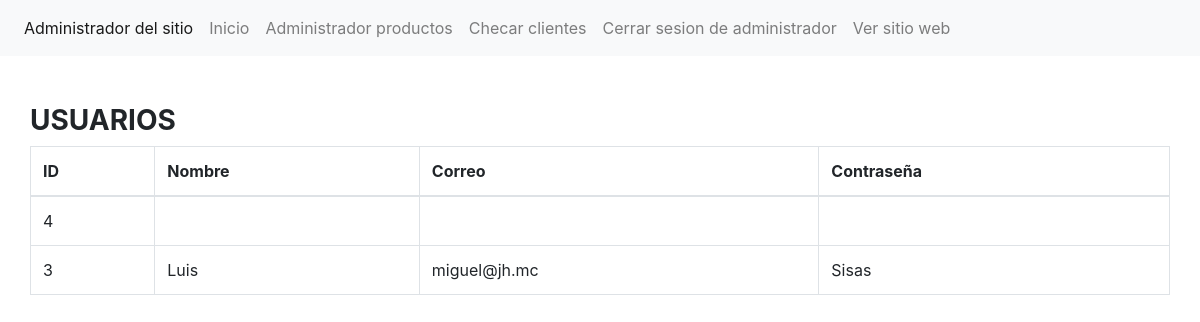
Screenshot of /administrador/secciones/clientes.php with the database file from the repository.
### tables this page shows
CREATE TABLE IF NOT EXISTS `usuarios` (
  `id` int NOT NULL AUTO_INCREMENT,
  `nombre` varchar(255) NOT NULL,
  `correo` varchar(255) NOT NULL,
  `pass` varchar(255) NOT NULL,
  PRIMARY KEY (`id`)
);

### administrador/secciones/clientes.php (the view)
<?php include("../template/cabecera.php");?>
<?php
include("../config/baseData.php");
$sentenciaSQL= $conexion->prepare("SELECT * FROM usuarios");
$sentenciaSQL->execute();
$listaclientes=$sentenciaSQL->fetchAll(PDO::FETCH_ASSOC);
?>
<h3><b>USUARIOS</b></h3>
<table class="table table-bordered">
        <thead>
            <tr>
                <th>ID</th>
                <th>Nombre</th>
                <th>Correo</th>
                <th>Contraseña</th>
            </tr>
        </thead>
        <tbody>
            <?php foreach($listaclientes as $usuarios){ ?>
            <tr>
                <td><?php echo $usuarios['id']; ?></td>
                <td><?php echo $usuarios['nombre']; ?></td>
                <td><?php echo $usuarios['correo']; ?></td>
                <td><?php echo $usuarios['pass']; ?></td>
            </tr>
            <?php } ?>

### rows the page displays
usuarios: id "4"
usuarios: id "3", nombre "Luis", correo "miguel@jh.mc", pass "Sisas"
